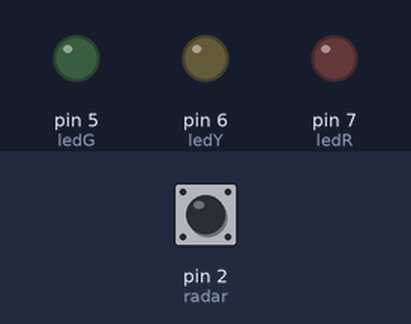
A sketch run on a simulated Arduino Uno, built with avr-gcc and run on an emulated ATmega328P. On the bench: output pins drawn as LEDs (lit = HIGH). The inputs (shaded band) are chosen by the test bench; at power-on: pin 2 (radar) HIGH.

Above: at 1.2 s.
1.3 s: pin 2 (radar) pulled LOW for 0.15 s
At 1.37 s:
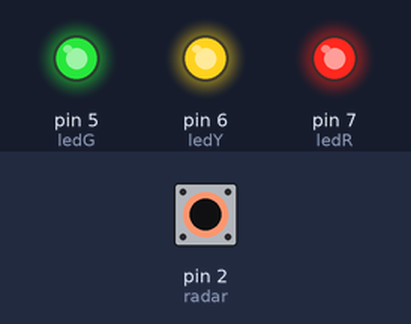
2.9 s: pin 2 (radar) pulled LOW for 3.2 s
At 7.0 s:
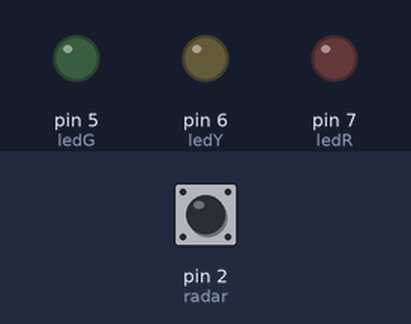
Timing chart, 0 to 8.5 s (numbered marks = the images above; inputs shaded):
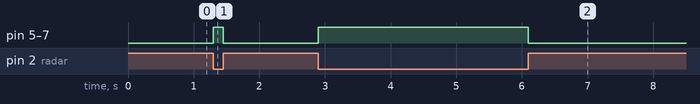

The sketch:

lab3-quiz1.ino
```cpp
const int ledR=7;
const int ledY=6;
const int ledG=5;
const int radar=2;

int flag=0;

void setup()
{
  DDRD &= ~(1<<radar);
  PORTD |= (1<<radar);
  DDRD |= (1<<ledR);
  DDRD |= (1<<ledY);
  DDRD |= (1<<ledG);

  attachInterrupt(0,function,CHANGE);
  //attachInterrupt(digitalPinToInterrupt(2),function,CHANGE);
}

void loop()
{
  if(flag){
   PORTD ^= (1<<ledR);
   PORTD ^= (1<<ledY);
   PORTD ^= (1<<ledG);
   flag=false;

  }
}

void function(){
  flag= true;
  //flag = ~flag;

}
```

Measured:
- after the input at 1.3 s, pin 5 (ledG), pin 6 (ledY), pin 7 (ledR): LOW → HIGH at once, → LOW 0.15 s later
- after the input at 2.9 s, pin 5 (ledG), pin 6 (ledY), pin 7 (ledR): LOW → HIGH at once, → LOW 3.2 s later
